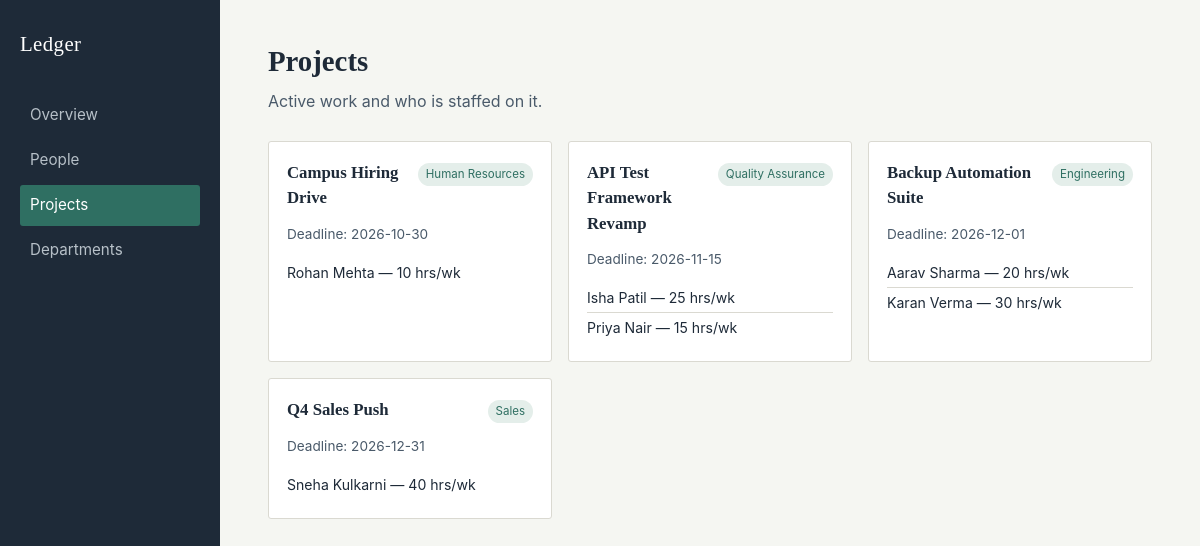
The app's page /projects with its own data.
### tables this page shows
CREATE TABLE projects (
            id INTEGER PRIMARY KEY AUTOINCREMENT,
            name TEXT NOT NULL,
            department_id INTEGER,
            deadline TEXT,
            FOREIGN KEY (department_id) REFERENCES departments(id)
                ON DELETE CASCADE
        );

CREATE TABLE departments (
            id INTEGER PRIMARY KEY AUTOINCREMENT,
            name TEXT NOT NULL UNIQUE,
            location TEXT
        );

CREATE TABLE assignments (
            id INTEGER PRIMARY KEY AUTOINCREMENT,
            employee_id INTEGER NOT NULL,
            project_id INTEGER NOT NULL,
            hours_per_week INTEGER DEFAULT 10,
            FOREIGN KEY (employee_id) REFERENCES employees(id)
                ON DELETE CASCADE,
            FOREIGN KEY (project_id) REFERENCES projects(id)
                ON DELETE CASCADE,
            UNIQUE(employee_id, project_id)
        );

CREATE TABLE employees (
            id INTEGER PRIMARY KEY AUTOINCREMENT,
            first_name TEXT NOT NULL,
            last_name TEXT NOT NULL,
            email TEXT NOT NULL UNIQUE,
            role TEXT NOT NULL,
            salary REAL NOT NULL,
            department_id INTEGER,
            hire_date TEXT DEFAULT (date('now')),
            FOREIGN KEY (department_id) REFERENCES departments(id)
                ON DELETE SET NULL
        );

### app.py (the view)
@app.route("/projects")
def list_projects():
    conn = get_connection()
    projects = conn.execute(
        """
        SELECT p.id, p.name, p.deadline, d.name AS department
        FROM projects p
        LEFT JOIN departments d ON p.department_id = d.id
        ORDER BY p.deadline
        """
    ).fetchall()
    team_rows = conn.execute(
        """
        SELECT a.project_id, e.first_name, e.last_name, a.hours_per_week
        FROM assignments a
        JOIN employees e ON a.employee_id = e.id
        """
    ).fetchall()
    teams_by_project = {}
    for row in team_rows:
        teams_by_project.setdefault(row["project_id"], []).append(row)
    conn.close()
    return render_template("projects.html", projects=projects, teams_by_project=teams_by_project)

### database.py (called while the page is built)
def get_connection():
    conn = sqlite3.connect(DB_PATH)
    conn.execute("PRAGMA foreign_keys = ON")
    conn.row_factory = sqlite3.Row
    return conn

### templates/projects.html (shortened to what this page needs)
{% extends "base.html" %}
{% block content %}
<header class="page-head">
    <h1>Projects</h1>
    <p>Active work and who is staffed on it.</p>
</header>
<section class="card-grid">
    {% for p in projects %}
    <article class="project-card">
        <div class="project-card-head">
            <h3>{{ p['name'] }}</h3>
            <span class="tag">{{ p['department'] or 'Unassigned' }}</span>
        </div>
        <p class="muted">Deadline: {{ p['deadline'] or 'Not set' }}</p>
        <ul class="team-list">
            {% for member in teams_by_project.get(p['id'], []) %}
            <li>{{ member['first_name'] }} {{ member['last_name'] }} — {{ member['hours_per_week'] }} hrs/wk</li>
            {% else %}
            <li class="muted">No one staffed yet</li>
            {% endfor %}
        </ul>
    </article>
    {% endfor %}
</section>
{% endblock %}

### static/style.css (style rules this page uses)
:root { --ink: #1E2A38; --ink-soft: #4A5A6A; --paper: #F5F6F2; --paper-raised: #FFFFFF; --line: #DAD9D1; --accent: #2F6F62; --accent-soft: #E4EEEA; --danger: #A3423A; --radius: 3px; font-size: 16px; }
* { box-sizing: border-box; }
body { margin: 0; font-family: -apple-system, "Segoe UI", system-ui, sans-serif; background: var(--paper); color: var(--ink); line-height: 1.5; }
h1, h2, h3 { font-family: Georgia, "Iowan Old Style", "Palatino Linotype", serif; font-weight: 600; margin: 0; color: var(--ink); }
.page-head { margin-bottom: 28px; }
.page-head h1 { font-size: 1.8rem; }
.page-head p { color: var(--ink-soft); margin: 6px 0 0; }
.muted { color: var(--ink-soft); font-size: 0.85rem; }
.card-grid { display: grid; grid-template-columns: repeat(auto-fill, minmax(240px, 1fr)); gap: 16px; }
.project-card { background: var(--paper-raised); border: 1px solid var(--line); border-radius: var(--radius); padding: 18px; }
.project-card-head { display: flex; justify-content: space-between; align-items: baseline; gap: 8px; margin-bottom: 6px; }
.project-card h3 { font-size: 1.05rem; }
.tag { font-size: 0.72rem; background: var(--accent-soft); color: var(--accent); padding: 3px 8px; border-radius: 12px; white-space: nowrap; }
.team-list { list-style: none; padding: 0; margin: 12px 0 0; font-size: 0.88rem; }
.team-list li { padding: 4px 0; border-top: 1px solid var(--line); }
.team-list li:first-child { border-top: none; }

### records on screen
projects: name "Campus Hiring Drive", name "Human Resources", deadline "2026-10-30"
assignments: first_name "Rohan", last_name "Mehta", hours_per_week "10"
projects: name "API Test Framework Revamp", name "Quality Assurance", deadline "2026-11-15"
assignments: first_name "Isha", last_name "Patil", hours_per_week "25"
assignments: first_name "Priya", last_name "Nair", hours_per_week "15"
projects: name "Backup Automation Suite", name "Engineering", deadline "2026-12-01"
assignments: first_name "Aarav", last_name "Sharma", hours_per_week "20"
assignments: first_name "Karan", last_name "Verma", hours_per_week "30"
projects: name "Q4 Sales Push", name "Sales", deadline "2026-12-31"
assignments: first_name "Sneha", last_name "Kulkarni", hours_per_week "40"
